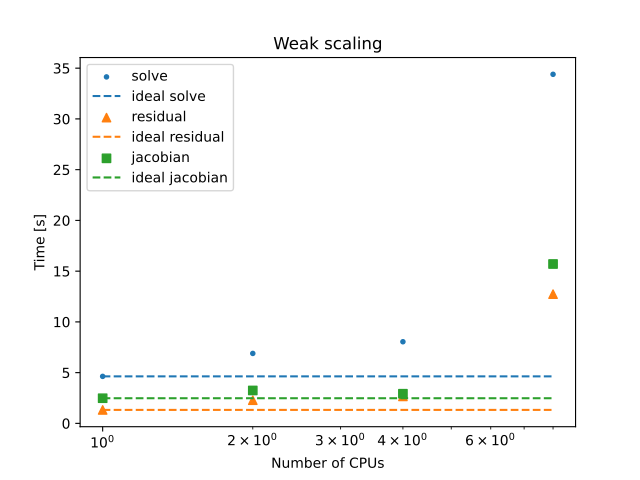

Python code for this plot:
import csv

num_cpus = []
residual_time = []
jacobian_time = []
solve_time = []

with open('macos/04/benchmark-weak.csv') as f:
    reader = csv.DictReader(f)
    for row in reader:
        num_cpus.append(float(row['n_cpus']))
        jacobian_time.append(float(row['jac_time']))
        residual_time.append(float(row['res_time']))
        solve_time.append(float(row['solve_time']))
max_cpu = num_cpus[-1]

plt.title("Weak scaling")
plt.scatter(num_cpus, solve_time, marker='.', label='solve')
plt.plot([1, max_cpu], [solve_time[0], solve_time[0]], '--', label='ideal solve')

plt.scatter(num_cpus, residual_time, marker='^', label='residual')
plt.plot([1, max_cpu], [residual_time[0], residual_time[0]], '--', label='ideal residual')

plt.scatter(num_cpus, jacobian_time, marker='s', label='jacobian')
plt.plot([1, max_cpu], [jacobian_time[0], jacobian_time[0]], '--', label='ideal jacobian')

plt.legend()
plt.xlabel("Number of CPUs")
plt.ylabel("Time [s]")
plt.xscale('log')
plt.show()
